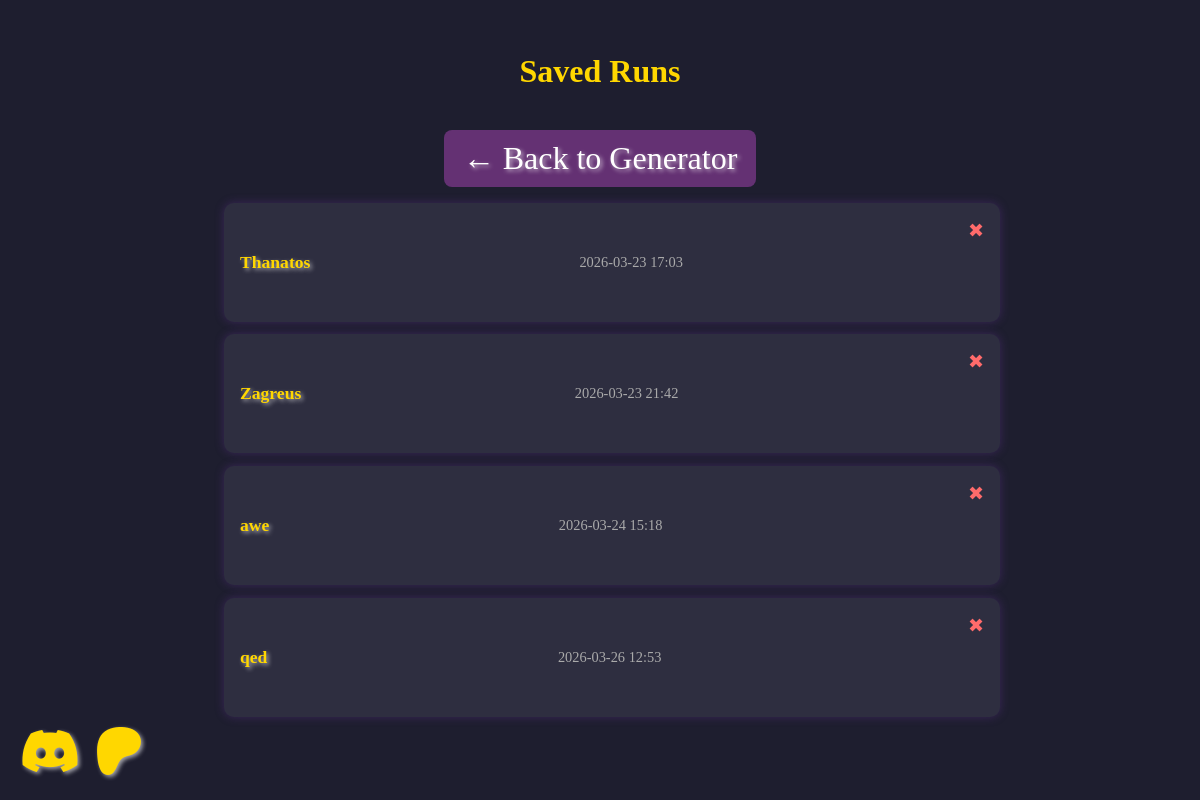
/runs, run on an earlier commit of the app's database.
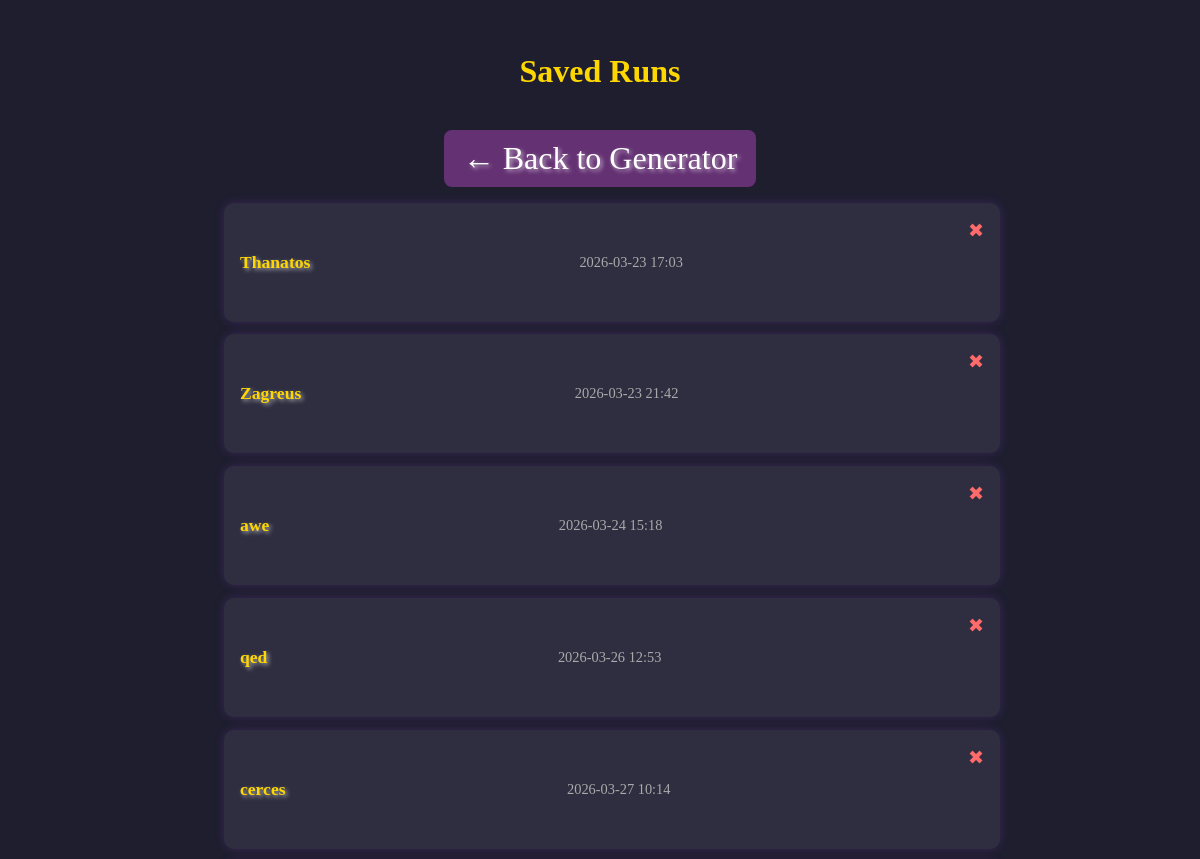
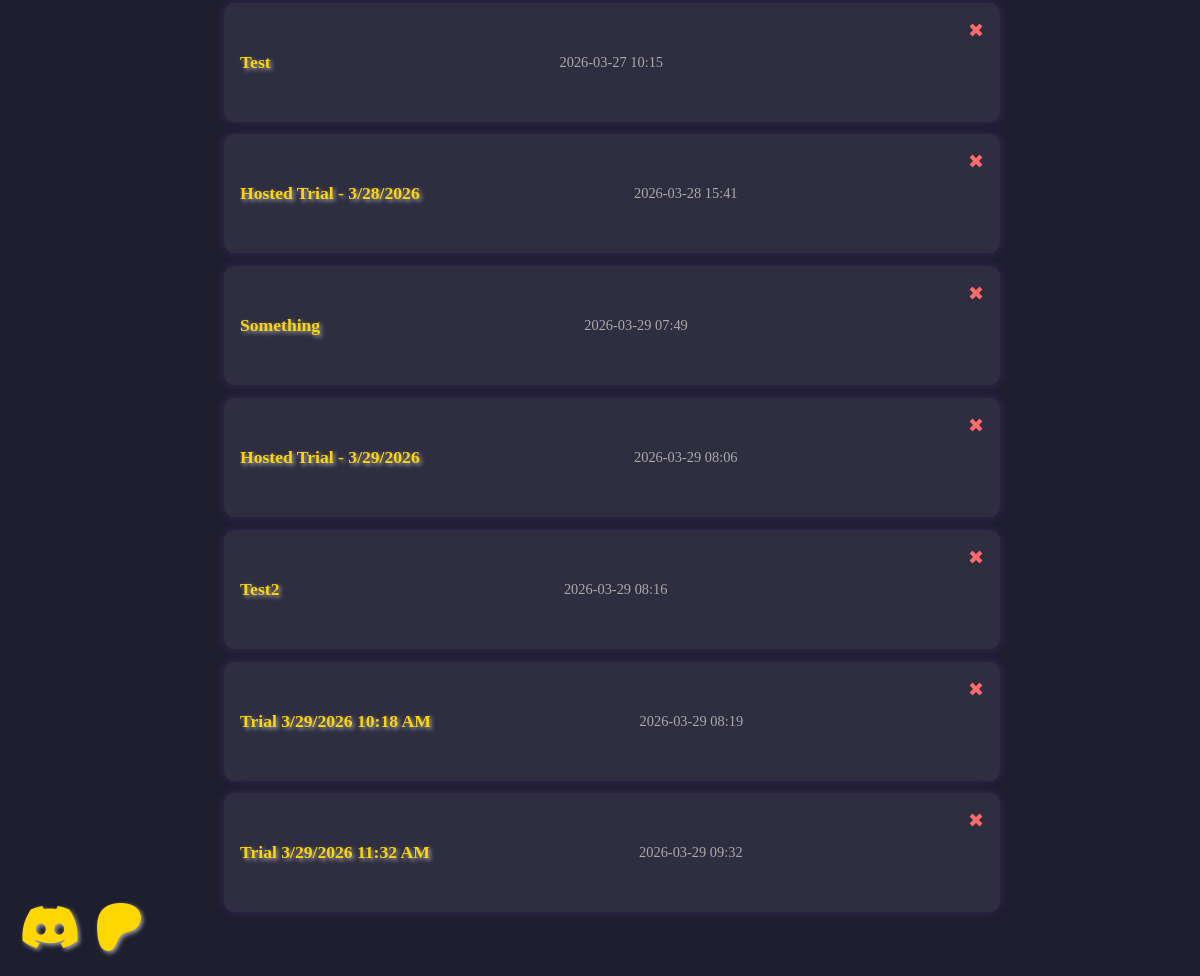
And on a later commit of the database (2 pictures, top to bottom).
### models.py (models this page shows, shortened)
class Run(db.Model):
    id = db.Column(db.Integer, primary_key=True)
    title_run = db.Column(db.String(100), nullable=False)
    created_at = db.Column(db.DateTime, default=func.now(), nullable=False)
    data = db.Column(db.Text, nullable=False)  # Stores the run as JSON
    user_id = db.Column(db.Integer, db.ForeignKey('user.id'), nullable=True)

### app.py (the view)
@app.route("/runs")
def list_runs():
    runs = Run.query.all()
    return render_template("runs.html", runs=runs)

### templates/runs.html (shortened to what this page needs)
<!DOCTYPE html>
<html lang="en">
<head>
    <link rel="stylesheet" href="{{ url_for('static', filename='style.css') }}">
    <link rel="stylesheet" href="https://cdnjs.cloudflare.com/ajax/libs/font-awesome/6.5.0/css/all.min.css">
</head>
<body>
    <h1>Saved Runs</h1>
    <a href="{{ url_for('home') }}" class="back-button">← Back to Generator</a>
    <ul class="run-list">
        {% for run in runs %}
        <li>
            <a href="{{ url_for('view_run', run_id=run.id) }}">{{ run.title_run }}</a>
            <span class="timestamp">{{ run.created_at.strftime('%Y-%m-%d %H:%M') }}</span>
            <form action="{{ url_for('delete_run', run_id=run.id) }}" method="POST" class="delete-form"
                onsubmit="return confirm('Are you sure you want to delete this Run?');">
                <button type="submit" class="delete-button" title="Delete Run">✖</button>
            </form>
        </li>
        {% else %}
        <li class="empty">No runs saved yet.</li>
        {% endfor %}
    </ul>
    <div class="social-icons">
        <a href="https://discord.gg/CmNqX7Mrtp" target="_blank" rel="noopener noreferrer">
            <i class="fa-brands fa-discord"></i>
        </a>
        <a href="https://www.patreon.com/c/TheMortalTrials" target="_blank" rel="noopener noreferrer">
            <i class="fa-brands fa-patreon"></i>
        </a>
    </div>
</body>
</html>

### static/style.css (style rules this page uses)
body { background: #1e1e2f; color: #f4f4f4; font-family: 'Georgia', serif; padding: 2rem; max-width: 800px; margin: auto; text-align: center; }
a { color: #ffd700; text-decoration: none; font-size: 2rem; text-shadow: 2px 2px 4px rgba(255, 255, 255, 0.6); transition: color 0.3s ease, text-shadow 0.3s ease; }
.social-icons { position: fixed; bottom: 20px; left: 20px; display: flex; gap: 15px; z-index: 1000; }
.social-icons a { font-size: 3rem; }
button { background: #643173; border: none; color: #fff; padding: 0.7rem 1.2rem; font-size: 1.1rem; border-radius: 8px; cursor: pointer; margin-bottom: 2rem; }
form { margin-bottom: 2rem; }
ul { list-style: square; margin-left: 1.5rem; }
h1 { font-size: 2rem; margin-bottom: 1.5rem; color: #ffd700; }
.run-list { padding: 0; list-style: none; margin-bottom: 2rem; }
.run-list li { background: #2e2e40; margin: 0.8rem 0; padding: 1rem; border-radius: 10px; box-shadow: 0 0 10px rgba(100, 50, 150, 0.4); display: flex; justify-content: space-between; align-items: center; transition: transform 0.2s; }
.run-list a { color: #ffd700; text-decoration: none; font-weight: bold; font-size: 1.1rem; }
.run-list .timestamp { color: #aaa; font-size: 0.9rem; }
.back-button { display: inline-block; margin-top: 1rem; text-decoration: none; color: #fff; background: #643173; padding: 0.6rem 1.2rem; border-radius: 8px; transition: background 0.3s ease; }
.delete-form { display: inline; margin-left: 1rem; }
.delete-button { background: transparent; border: none; color: #ff6b6b; font-size: 1.2rem; cursor: pointer; padding: 0; transition: color 0.2s ease; }

What changed in the data, as far as the page shows it:
added Run: title_run "cerces", created_at "2026-03-27 10:14"
added Run: title_run "Test", created_at "2026-03-27 10:15"
added Run: title_run "Hosted Trial - 3/28/2026", created_at "2026-03-28 15:41"
added Run: title_run "Something", created_at "2026-03-29 07:49"
added Run: title_run "Hosted Trial - 3/29/2026", created_at "2026-03-29 08:06"
added Run: title_run "Test2", created_at "2026-03-29 08:16"
added Run: title_run "Trial 3/29/2026 10:18 AM", created_at "2026-03-29 08:19"
added Run: title_run "Trial 3/29/2026 11:32 AM", created_at "2026-03-29 09:32"
